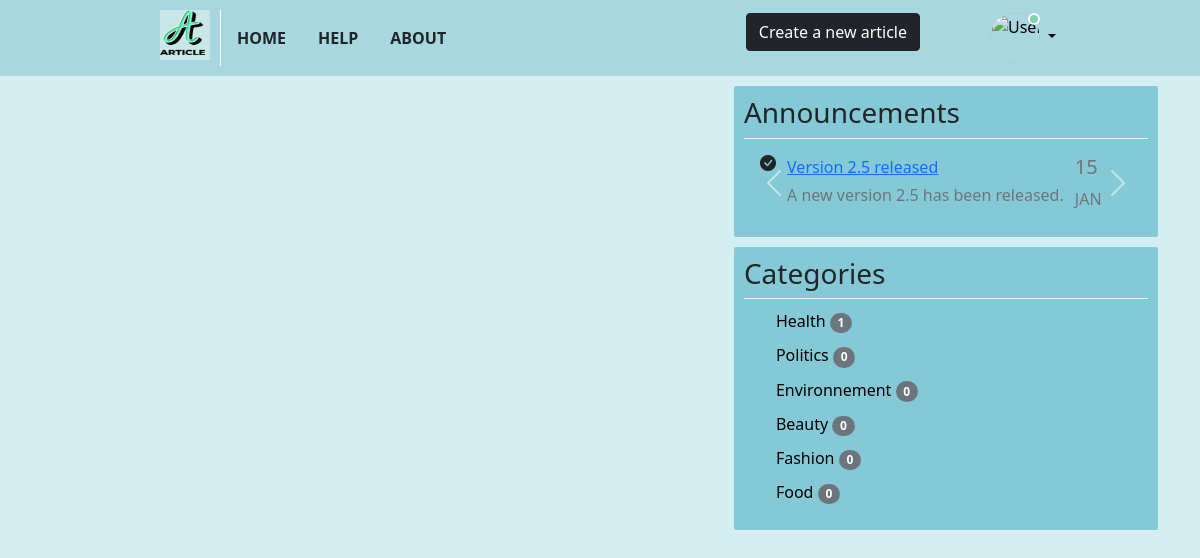
Page /categorie.php (signed in) on the committed database.
### tables this page shows
CREATE TABLE `categories` (
  `id` int(11) NOT NULL,
  `name` text NOT NULL,
  `idArticles` text NOT NULL
);

### class/controller.php (called while the page is built, shortened)
<?php
class Controller
{
    public static function sendQuery(mysqli $connect, string $query, array $values = null): mysqli_result|bool
    {
        if (isset($values)) {
            $res = $connect->prepare($query);
            $res->execute($values);
            return $res->get_result();
        }
        return $connect->query($query);
    }
    public static function fetchData(mysqli $connect, string $data, string $table, string $conditions, array $values = null): array|false
    {
        $res = self::sendQuery($connect, "SELECT $data FROM $table $conditions", $values);
        if ($res->num_rows == 1) {
            return $res->fetch_assoc();
        } else if ($res->num_rows > 1) {
            return $res->fetch_all(MYSQLI_ASSOC);
        }
        return false;
    }
}

### class/user.php (called while the page is built, shortened)
<?php
class User extends Controller
{
    static function getUserByToken(mysqli $connect, string $token): array|false
    {
        return self::fetchData($connect, "*", "users", "WHERE token=?", [$token]);
    }
}

### class/categorie.php (called while the page is built, shortened)
<?php
class Categorie extends Controller
{
    static function getArticlesIDByCategorieID(mysqli $connect, int $idCat): string
    {
        $articlesID = self::fetchData($connect, "idArticles", "categories", "WHERE id=?", [$idCat]);
        if ($articlesID) {
            return $articlesID["idArticles"];
        }
        return "";
    }
    static function getAllArticlesByCategorieID(mysqli $connect, int $idCat): array
    {
        $articlesID = self::getArticlesIDByCategorieID($connect, $idCat);
        $articles = [];
        if ($articlesID) {
            if (strlen($articlesID) == 1) {
                array_push($articles, self::fetchData($connect, "*", "articles", "WHERE idArticles=?", [$articlesID]));
            } elseif (strlen($articlesID) > 1) {
                $articlesID = explode(',', $articlesID);
                foreach ($articlesID as $artID) {
                    array_push($articles, self::fetchData($connect, "*", "articles", "WHERE idArticles=?", [$artID]));
                }
            }
        }
        return $articles;
    }
    static function getAllCategories(mysqli $connect): array|false
    {
        $categories = self::fetchData($connect, "*", "categories", "");
        if ($categories) {
            $allCat = [];
            $tmpCat = [];
            foreach ($categories as $cat) {
                $tmpCat["id"] = $cat["id"];
                $tmpCat["name"] = $cat["name"];
                $tmpCat["articles"] = self::getAllArticlesByCategorieID($connect, $cat["id"]);
                array_push($allCat, $tmpCat);
                $tmpCat = [];
            }
            return $allCat;
        }
        return false;
    }
}

### categorie.php (the view, shortened to what this page needs)
<?php
require_once 'class/util.php';
require_once 'class/controller.php';
require_once 'class/user.php';
require_once 'class/categorie.php';
$dbconnect = Util::getDatabaseConnection();
$connect = $dbconnect->conn;
if (isset($_SESSION["token"]) && !empty($_SESSION["token"]) && isset($_SESSION["logged-in"]) && $_SESSION["logged-in"]) {
    $user = User::getUserByToken($connect, $_SESSION["token"]);
    if (!$user) {
        echo "user not found";
        Util::redirect("login.php");
    } else {
        if (isset($_SESSION["admin"]) && $_SESSION["admin"]){
            require_once 'inc/navbarAdmin.php';
        } else {
            require_once 'inc/navbar.php';
        }
        require_once 'inc/bootstrap.php';
    }
} else {
    echo "pas connecte";
    Util::redirect("login.php");
}
?>
<!DOCTYPE html>
<html lang="en">
<head>
</head>
<body>
    <div class="container d-flex justify-content-center">
        <div class="left-side">
            <div class="pagination">
            </div>
        </div>
        <div class="right-side">
            <div class="side-block">
                <h3>Announcements</h3>
                <div class="divline"></div>
                <div id="carouselExampleControls" class="carousel slide" data-bs-ride="carousel">
                    <div class="carousel-inner">
                        <div class="carousel-item active">
                            <div class="carousel-wrap">
                                <li class="d-flex no-block card-body">
                                    <div class="wrap-icon d-grid">
                                    </div>
                                    <div class="d-grid ">
                                        <a href="#" class="m-b-0 font-medium p-0" data-abc="true">Version 2.5 released</a>
                                        <span class="text-muted">A new version 2.5 has been released. </span>
                                    </div>
                                    <div class="date-news ml-auto">
                                        <div class="tetx-right">
                                            <h5 class="text-muted m-b-0">15</h5>
                                            <span class="text-muted font-16">JAN</span>
                                        </div>
                                    </div>
                                </li>
                            </div>
                        </div>
                    </div>
                    <button class="carousel-control-prev" type="button" data-bs-target="#carouselExampleControls" data-bs-slide="prev">
                        <span class="carousel-control-prev-icon" aria-hidden="true"></span>
                    </button>
                    <button class="carousel-control-next" type="button" data-bs-target="#carouselExampleControls" data-bs-slide="next">
                        <span class="carousel-control-next-icon" aria-hidden="true"></span>
                    </button>
                </div>
            </div>
            <div class="side-block">
                <div class="categories">
                    <h3>Categories</h3>
                    <div class="divline"></div>
                    <div class="blocktxt">
                        <ul class="cats">
                            <?php
                            $categories = Categorie::getAllCategories($connect);
                            if ($categories) {
                                foreach ($categories as $cat) {
                                    echo '<li>
                            <a href="categorie.php?cat=' . $cat["id"] . '">' . ucfirst($cat["name"]) . '
                            <span class="badge rounded-pill bg-secondary">' . sizeof($cat["articles"]) . '</span>
                            </a>
                            </li>';
                                }
                            }
                            ?>
                        </ul>
                    </div>
                </div>
            </div>
        </div>
</body>
</html>

### assets/css/style-home.php (style rules this page uses)
body { background-color:#D4EFF2 !important; }
.container { padding: 10px 0; }
.wrap-icon { margin-right: 3%; }
.right-side { width: 40%; margin-left: 5%; }
.left-side { width: 60%; }
.date-news { margin-left: 3%; }
.divline { height: 1px; line-height: 1px; border-bottom: solid 1px #f1f1f1; }
.side-block { padding: 10px; background-color: #86C9D6; border-radius: 2px; margin-bottom: 10px; }
.cats li { list-style: none; margin-top: 10px; }
.cats li a { color: black; text-decoration: none; }

### rows in the picture
categories: name "Health", sizeof($cat["articles"]) "1"
categories: name "Politics", sizeof($cat["articles"]) "0"
categories: name "Environnement", sizeof($cat["articles"]) "0"
categories: name "Beauty", sizeof($cat["articles"]) "0"
categories: name "Fashion", sizeof($cat["articles"]) "0"
categories: name "Food", sizeof($cat["articles"]) "0"
